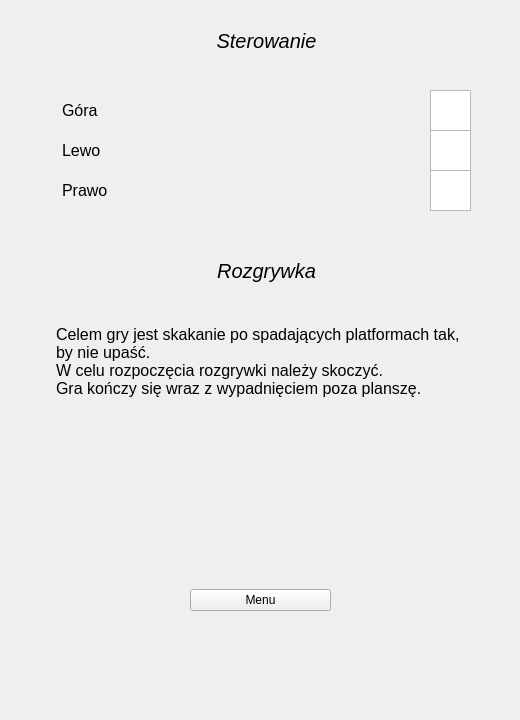
<?xml version="1.0" encoding="UTF-8"?>
<ui version="4.0">
 <class>Tutorial</class>
 <widget class="QWidget" name="Tutorial">
  <property name="geometry">
   <rect>
    <x>0</x>
    <y>0</y>
    <width>520</width>
    <height>720</height>
   </rect>
  </property>
  <property name="font">
   <font>
    <family>MS Shell Dlg 2</family>
   </font>
  </property>
  <property name="windowTitle">
   <string>Form</string>
  </property>
  <widget class="QLabel" name="label">
   <property name="geometry">
    <rect>
     <x>56</x>
     <y>20</y>
     <width>421</width>
     <height>41</height>
    </rect>
   </property>
   <property name="font">
    <font>
     <family>MS Shell Dlg 2</family>
     <pointsize>15</pointsize>
     <italic>true</italic>
    </font>
   </property>
   <property name="text">
    <string>Sterowanie</string>
   </property>
   <property name="alignment">
    <set>Qt::AlignCenter</set>
   </property>
  </widget>
  <widget class="QLabel" name="label_2">
   <property name="geometry">
    <rect>
     <x>62</x>
     <y>90</y>
     <width>131</width>
     <height>41</height>
    </rect>
   </property>
   <property name="font">
    <font>
     <family>MS Shell Dlg 2</family>
     <pointsize>12</pointsize>
    </font>
   </property>
   <property name="text">
    <string>Góra</string>
   </property>
  </widget>
  <widget class="QLabel" name="label_3">
   <property name="geometry">
    <rect>
     <x>62</x>
     <y>130</y>
     <width>131</width>
     <height>41</height>
    </rect>
   </property>
   <property name="font">
    <font>
     <family>MS Shell Dlg 2</family>
     <pointsize>12</pointsize>
    </font>
   </property>
   <property name="text">
    <string>Lewo</string>
   </property>
  </widget>
  <widget class="QLabel" name="label_4">
   <property name="geometry">
    <rect>
     <x>62</x>
     <y>170</y>
     <width>111</width>
     <height>41</height>
    </rect>
   </property>
   <property name="font">
    <font>
     <family>MS Shell Dlg 2</family>
     <pointsize>12</pointsize>
    </font>
   </property>
   <property name="text">
    <string>Prawo</string>
   </property>
  </widget>
  <widget class="QGraphicsView" name="graphicsView">
   <property name="geometry">
    <rect>
     <x>430</x>
     <y>90</y>
     <width>41</width>
     <height>41</height>
    </rect>
   </property>
   <property name="styleSheet">
    <string notr="true">background-image: url(:/images/Up.png);</string>
   </property>
  </widget>
  <widget class="QGraphicsView" name="graphicsView_2">
   <property name="geometry">
    <rect>
     <x>430</x>
     <y>170</y>
     <width>41</width>
     <height>41</height>
    </rect>
   </property>
   <property name="styleSheet">
    <string notr="true">background-image: url(:/images/Right.png);</string>
   </property>
  </widget>
  <widget class="QGraphicsView" name="graphicsView_3">
   <property name="geometry">
    <rect>
     <x>430</x>
     <y>130</y>
     <width>41</width>
     <height>41</height>
    </rect>
   </property>
   <property name="styleSheet">
    <string notr="true">background-image: url(:/images/Left.png);</string>
   </property>
  </widget>
  <widget class="QLabel" name="label_5">
   <property name="geometry">
    <rect>
     <x>56</x>
     <y>250</y>
     <width>421</width>
     <height>41</height>
    </rect>
   </property>
   <property name="font">
    <font>
     <family>MS Shell Dlg 2</family>
     <pointsize>15</pointsize>
     <italic>true</italic>
    </font>
   </property>
   <property name="text">
    <string>Rozgrywka</string>
   </property>
   <property name="alignment">
    <set>Qt::AlignCenter</set>
   </property>
  </widget>
  <widget class="QLabel" name="label_6">
   <property name="geometry">
    <rect>
     <x>56</x>
     <y>300</y>
     <width>421</width>
     <height>141</height>
    </rect>
   </property>
   <property name="font">
    <font>
     <family>MS Shell Dlg 2</family>
     <pointsize>12</pointsize>
     <italic>false</italic>
    </font>
   </property>
   <property name="text">
    <string>Celem gry jest skakanie po spadających platformach tak, 
by nie upaść. 
W celu rozpoczęcia rozgrywki należy skoczyć. 
Gra kończy się wraz z wypadnięciem poza planszę. 
</string>
   </property>
   <property name="alignment">
    <set>Qt::AlignLeading|Qt::AlignLeft|Qt::AlignVCenter</set>
   </property>
  </widget>
  <widget class="QWidget" name="verticalLayoutWidget">
   <property name="geometry">
    <rect>
     <x>190</x>
     <y>560</y>
     <width>141</width>
     <height>80</height>
    </rect>
   </property>
   <layout class="QVBoxLayout" name="verticalLayout">
    <item>
     <widget class="QPushButton" name="MenuButton">
      <property name="text">
       <string>Menu</string>
      </property>
     </widget>
    </item>
   </layout>
  </widget>
 </widget>
 <resources/>
 <connections/>
</ui>
